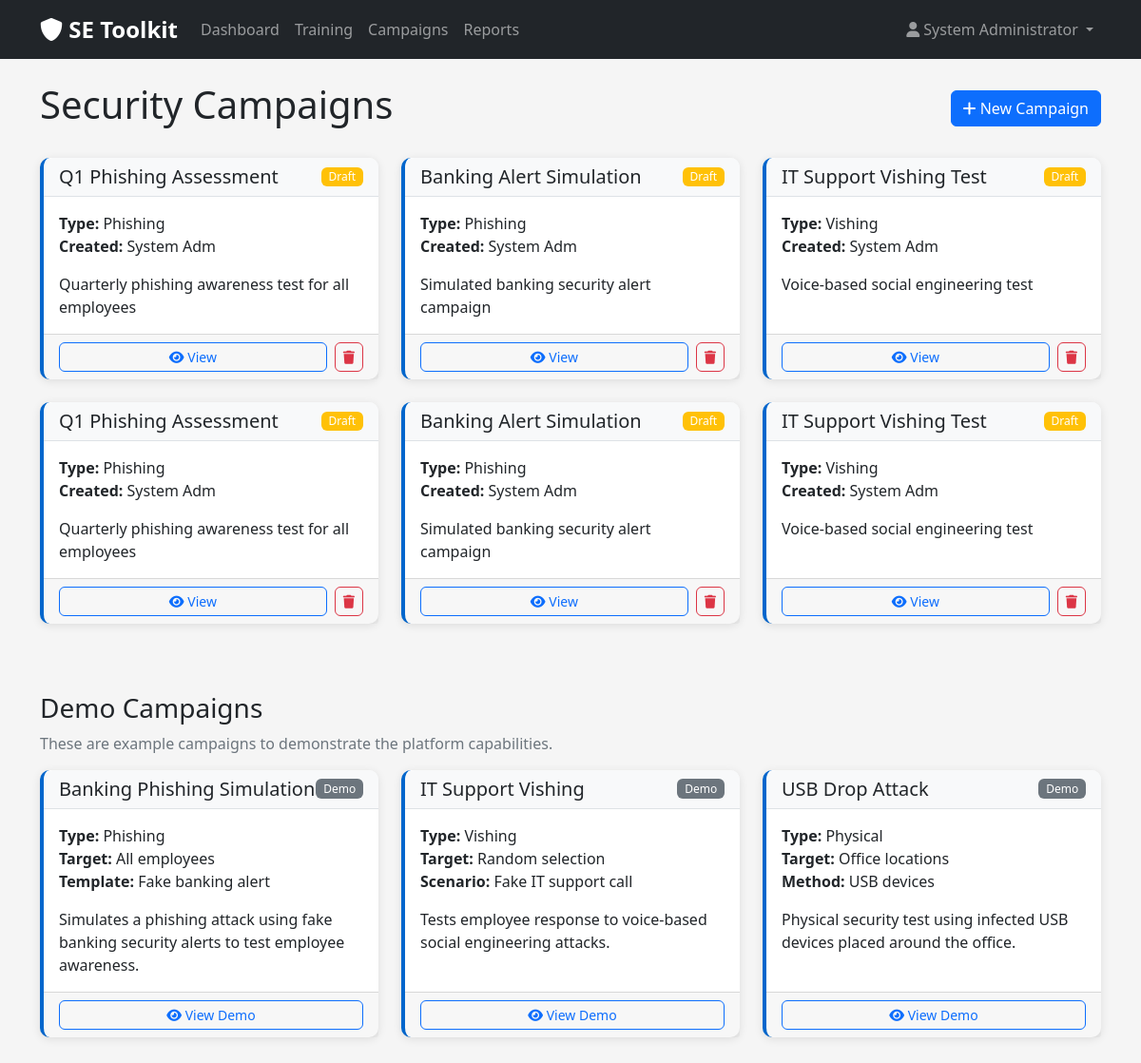
The page /campaigns (signed in) on the database its author committed.
### tables this page shows
CREATE TABLE users (
            id INTEGER PRIMARY KEY AUTOINCREMENT,
            email TEXT UNIQUE NOT NULL,
            name TEXT NOT NULL,
            department TEXT,
            password_hash TEXT NOT NULL,
            is_admin BOOLEAN DEFAULT FALSE,
            created_at TIMESTAMP DEFAULT CURRENT_TIMESTAMP
        );

CREATE TABLE campaigns (
            id INTEGER PRIMARY KEY AUTOINCREMENT,
            name TEXT NOT NULL,
            type TEXT NOT NULL,
            description TEXT,
            template_id INTEGER,
            created_by INTEGER,
            created_at TIMESTAMP DEFAULT CURRENT_TIMESTAMP,
            status TEXT DEFAULT 'draft'
        );

### src/app.py (the view)
@app.route('/campaigns')
def campaigns():
    if 'user_id' not in session:
        return redirect(url_for('login'))
    conn = sqlite3.connect('../data/setoolkit.db')
    cursor = conn.cursor()
    cursor.execute('''
        SELECT c.*, u.name as creator_name
        FROM campaigns c
        LEFT JOIN users u ON c.created_by = u.id
    ''')
    campaigns = cursor.fetchall()
    conn.close()
    return render_template('campaigns.html', campaigns=campaigns)

### templates/campaigns.html (shortened to what this page needs)
{% extends "base.html" %}
{% block content %}
<div class="container">
    <div class="row">
        <div class="col-12">
            <div class="d-flex justify-content-between align-items-center mb-4">
                <h1>Security Campaigns</h1>
                {% if session.is_admin %}
                <button class="btn btn-primary" onclick="createCampaign()">
                    <i class="fas fa-plus"></i> New Campaign
                </button>
                {% endif %}
            </div>
        </div>
    </div>
    <div class="row">
        {% if campaigns %}
            {% for campaign in campaigns %}
            <div class="col-md-6 col-lg-4 mb-4">
                <div class="card campaign-card h-100">
                    <div class="card-header d-flex justify-content-between align-items-center">
                        <h5 class="mb-0">{{ campaign[1] }}</h5>
                        {% set status = campaign[9] if campaign|length > 9 else 'draft' %}
                        <span class="badge bg-{{ 'success' if status == 'active' else 'warning' if status == 'draft' else 'info' }}">
                            {{ status.title() if status else 'Draft' }}
                        </span>
                    </div>
                    <div class="card-body">
                        <p class="card-text">
                            <strong>Type:</strong> {{ campaign[2].title() }}<br>
                            {% if campaign|length > 8 and campaign[8] %}
                            <strong>Created:</strong> {{ campaign[8][:10] }}<br>
                            {% endif %}
                        </p>
                        {% if campaign|length > 3 and campaign[3] %}
                        <p class="card-text">{{ campaign[3] }}</p>
                        {% endif %}
                    </div>
                    <div class="card-footer d-flex gap-2">
                        <button class="btn btn-outline-primary btn-sm flex-fill" onclick="viewCampaign({{ campaign[0] }})">
                            <i class="fas fa-eye"></i> View
                        </button>
                        {% if session.is_admin %}
                        <button class="btn btn-outline-danger btn-sm" onclick="deleteCampaign({{ campaign[0] }})">
                            <i class="fas fa-trash"></i>
                        </button>
                        {% endif %}
                    </div>
                </div>
            </div>
            {% endfor %}
        {% endif %}
    </div>
    <div class="row mt-5">
        <div class="col-12">
            <h3>Demo Campaigns</h3>
            <p class="text-muted">These are example campaigns to demonstrate the platform capabilities.</p>
        </div>
        <div class="col-md-6 col-lg-4 mb-4">
            <div class="card campaign-card h-100">
                <div class="card-header d-flex justify-content-between align-items-center">
                    <h5 class="mb-0">Banking Phishing Simulation</h5>
                    <span class="badge bg-secondary">Demo</span>
                </div>
                <div class="card-body">
                    <p class="card-text">
                        <strong>Type:</strong> Phishing<br>
                        <strong>Target:</strong> All employees<br>
                        <strong>Template:</strong> Fake banking alert
                    </p>
                    <p class="card-text">Simulates a phishing attack using fake banking security alerts to test employee awareness.</p>
                </div>
                <div class="card-footer">
                    <button class="btn btn-outline-primary btn-sm w-100" onclick="viewDemoCampaign('banking')">
                        <i class="fas fa-eye"></i> View Demo
                    </button>
                </div>
            </div>
        </div>
        <div class="col-md-6 col-lg-4 mb-4">
            <div class="card campaign-card h-100">
                <div class="card-header d-flex justify-content-between align-items-center">
                    <h5 class="mb-0">IT Support Vishing</h5>
                    <span class="badge bg-secondary">Demo</span>
                </div>
                <div class="card-body">
                    <p class="card-text">
                        <strong>Type:</strong> Vishing<br>
                        <strong>Target:</strong> Random selection<br>
                        <strong>Scenario:</strong> Fake IT support call
                    </p>
                    <p class="card-text">Tests employee response to voice-based social engineering attacks.</p>
                </div>
                <div class="card-footer">
                    <button class="btn btn-outline-primary btn-sm w-100" onclick="viewDemoCampaign('vishing')">
                        <i class="fas fa-eye"></i> View Demo
                    </button>
                </div>
            </div>
        </div>
        <div class="col-md-6 col-lg-4 mb-4">
            <div class="card campaign-card h-100">
                <div class="card-header d-flex justify-content-between align-items-center">
                    <h5 class="mb-0">USB Drop Attack</h5>
                    <span class="badge bg-secondary">Demo</span>
                </div>
                <div class="card-body">
                    <p class="card-text">
                        <strong>Type:</strong> Physical<br>
                        <strong>Target:</strong> Office locations<br>
                        <strong>Method:</strong> USB devices
                    </p>
                    <p class="card-text">Physical security test using infected USB devices placed around the office.</p>
                </div>
                <div class="card-footer">
                    <button class="btn btn-outline-primary btn-sm w-100" onclick="viewDemoCampaign('usb')">
                        <i class="fas fa-eye"></i> View Demo
                    </button>
                </div>
            </div>
        </div>
    </div>
</div>
{% endblock %}

### templates/base.html (shortened to what this page needs)
<!DOCTYPE html>
<html lang="en">
<head>
    <link href="https://cdn.jsdelivr.net/npm/bootstrap@5.1.3/dist/css/bootstrap.min.css" rel="stylesheet">
    <link href="https://cdnjs.cloudflare.com/ajax/libs/font-awesome/6.0.0/css/all.min.css" rel="stylesheet">
    <link href="{{ url_for('static', filename='css/style.css') }}" rel="stylesheet">
</head>
<body>
    {% if session.user_id %}
    <nav class="navbar navbar-expand-lg navbar-dark bg-dark">
        <div class="container">
            <a class="navbar-brand" href="{{ url_for('index') }}">
                <i class="fas fa-shield-alt"></i> SE Toolkit
            </a>
            <div class="collapse navbar-collapse" id="navbarNav">
                <ul class="navbar-nav me-auto">
                    <li class="nav-item">
                        <a class="nav-link" href="{{ url_for('index') }}">Dashboard</a>
                    </li>
                    <li class="nav-item">
                        <a class="nav-link" href="{{ url_for('training') }}">Training</a>
                    </li>
                    <li class="nav-item">
                        <a class="nav-link" href="{{ url_for('campaigns') }}">Campaigns</a>
                    </li>
                    {% if session.is_admin %}
                    <li class="nav-item">
                        <a class="nav-link" href="{{ url_for('reports') }}">Reports</a>
                    </li>
                    {% endif %}
                </ul>
                <ul class="navbar-nav">
                    <li class="nav-item dropdown">
                        <a class="nav-link dropdown-toggle" href="#" role="button" data-bs-toggle="dropdown">
                            <i class="fas fa-user"></i> {{ session.user_name }}
                        </a>
                    </li>
                </ul>
            </div>
        </div>
    </nav>
    {% endif %}
    <main class="container-fluid py-4">
        {% block content %}{% endblock %}
    </main>
</body>
</html>

### static/css/style.css (style rules this page uses)
:root { --primary-color: #0066cc; --secondary-color: #f8f9fa; --danger-color: #dc3545; --warning-color: #ffc107; --success-color: #28a745; --info-color: #17a2b8; }
body { background-color: #f5f5f5; font-family: 'Segoe UI', Tahoma, Geneva, Verdana, sans-serif; }
.navbar-brand { font-weight: bold; font-size: 1.5rem; }
.card { border: none; border-radius: 10px; box-shadow: 0 2px 10px rgba(0, 0, 0, 0.1); transition: transform 0.2s, box-shadow 0.2s; }
.card-header { background-color: var(--secondary-color); border-bottom: 1px solid #dee2e6; border-radius: 10px 10px 0 0 !important; }
.btn { border-radius: 6px; font-weight: 500; transition: all 0.2s; }
.campaign-card { border-left: 4px solid var(--primary-color); }
.badge { font-size: 0.75rem; font-weight: 500; border-radius: 6px; }
.fade-in { animation: fadeIn 0.5s ease-in; }

### rows shown on the page
users: user_name "System Administrator"
campaigns: name "Q1 Phishing Assessment", status "Draft", type "Phishing", name "System Adm", description "Quarterly phishing awareness test for all employees"
campaigns: name "Banking Alert Simulation", status "Draft", type "Phishing", name "System Adm", description "Simulated banking security alert campaign"
campaigns: name "IT Support Vishing Test", status "Draft", type "Vishing", name "System Adm", description "Voice-based social engineering test"
campaigns: name "Q1 Phishing Assessment", status "Draft", type "Phishing", name "System Adm", description "Quarterly phishing awareness test for all employees"
campaigns: name "Banking Alert Simulation", status "Draft", type "Phishing", name "System Adm", description "Simulated banking security alert campaign"
campaigns: name "IT Support Vishing Test", status "Draft", type "Vishing", name "System Adm", description "Voice-based social engineering test"
